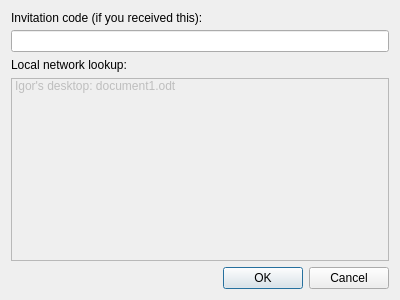
<ui version="4.0" >
 <class>ConnectDialog</class>
 <widget class="QDialog" name="ConnectDialog" >
  <property name="geometry" >
   <rect>
    <x>0</x>
    <y>0</y>
    <width>400</width>
    <height>300</height>
   </rect>
  </property>
  <property name="windowTitle" >
   <string>Connect to shared document</string>
  </property>
  <layout class="QVBoxLayout" >
   <item>
    <layout class="QVBoxLayout" >
     <property name="spacing" >
      <number>5</number>
     </property>
     <item>
      <widget class="QLabel" name="label" >
       <property name="text" >
        <string>Invitation code (if you received this):</string>
       </property>
      </widget>
     </item>
     <item>
      <widget class="QLineEdit" name="codeLineEdit" />
     </item>
    </layout>
   </item>
   <item>
    <layout class="QVBoxLayout" >
     <item>
      <widget class="QLabel" name="label_2" >
       <property name="text" >
        <string>Local network lookup:</string>
       </property>
      </widget>
     </item>
     <item>
      <widget class="QListWidget" name="listWidget" >
       <property name="enabled" >
        <bool>false</bool>
       </property>
       <item>
        <property name="text" >
         <string>Igor's desktop: document1.odt</string>
        </property>
       </item>
      </widget>
     </item>
    </layout>
   </item>
   <item>
    <widget class="QDialogButtonBox" name="buttonBox" >
     <property name="orientation" >
      <enum>Qt::Horizontal</enum>
     </property>
     <property name="standardButtons" >
      <set>QDialogButtonBox::Cancel|QDialogButtonBox::NoButton|QDialogButtonBox::Ok</set>
     </property>
    </widget>
   </item>
  </layout>
 </widget>
 <resources/>
 <connections>
  <connection>
   <sender>buttonBox</sender>
   <signal>accepted()</signal>
   <receiver>ConnectDialog</receiver>
   <slot>accept()</slot>
   <hints>
    <hint type="sourcelabel" >
     <x>248</x>
     <y>254</y>
    </hint>
    <hint type="destinationlabel" >
     <x>157</x>
     <y>274</y>
    </hint>
   </hints>
  </connection>
  <connection>
   <sender>buttonBox</sender>
   <signal>rejected()</signal>
   <receiver>ConnectDialog</receiver>
   <slot>reject()</slot>
   <hints>
    <hint type="sourcelabel" >
     <x>316</x>
     <y>260</y>
    </hint>
    <hint type="destinationlabel" >
     <x>286</x>
     <y>274</y>
    </hint>
   </hints>
  </connection>
 </connections>
</ui>
